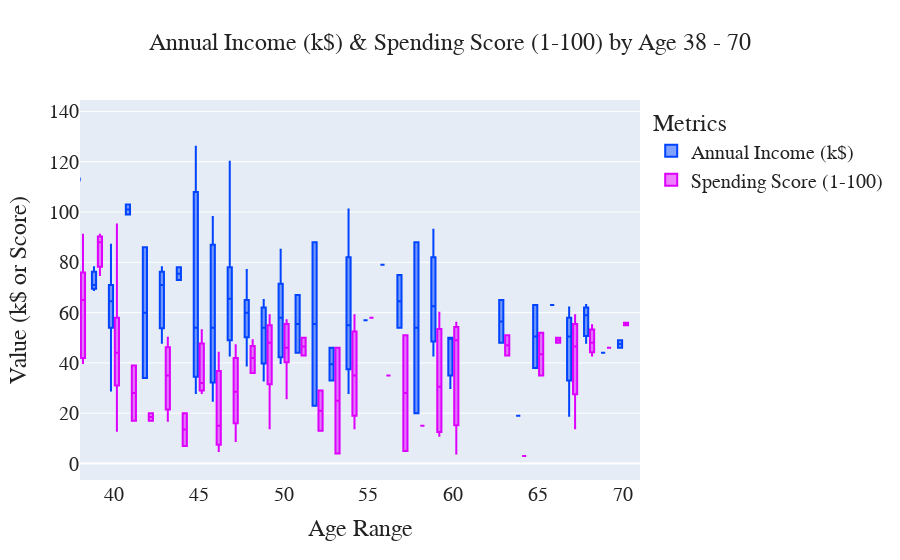

The notebook cell saved with this chart:
### Code cell
# Create an enhanced box plot
fig = px.box(
    data,
    x="Age",
    y=["Annual Income (k$)", "Spending Score (1-100)"],
    color="variable",
    range_x=(38, 71),
    color_discrete_sequence=["#0044FF", "#DE00FF"],
    title="Annual Income (k$) & Spending Score (1-100) by Age 38 - 70"
)

# Update layout for improved aesthetics
fig.update_layout(
    font=dict(family="PT Sans", size=20, color="#222222"),
    title=dict(
        text="Annual Income (k$) & Spending Score (1-100) by Age 38 - 70",
        font=dict(size=24),
        x=0.5
    ),
    xaxis_title="Age Range",
    yaxis_title="Value (k$ or Score)",
    legend_title_text="Metrics"
)

# Customize trace properties for marker style
fig.update_traces(
    marker=dict(
        size=6,
        symbol="circle-open",
        line=dict(width=1.5, color="#FFFFFF")
    )
)

# Display the plot
fig.show()

### Figure 1 — Plotly figure (JSON) as saved in the notebook; plotly's stock layout.template omitted (floating-point values rounded to 4 significant figures; data arrays with more than 128 entries replaced by an {"elided": "..."} marker saying what was removed)
{"data": [{"alignmentgroup": "True", "hovertemplate": "variable=Annual Income (k$)<br>Age=%{x}<br>value=%{y}<extra></extra>", "legendgroup": "Annual Income (k$)", "marker": {"color": "#0044FF", "line": {"color": "#FFFFFF", "width": 1.5}, "size": 6, "symbol": "circle-open"}, "name": "Annual Income (k$)", "notched": false, "offsetgroup": "Annual Income (k$)", "orientation": "v", "showlegend": true, "type": "box", "x": {"elided": "200 int values"}, "x0": " ", "xaxis": "x", "y": {"elided": "200 int values"}, "y0": " ", "yaxis": "y"}, {"alignmentgroup": "True", "hovertemplate": "variable=Spending Score (1-100)<br>Age=%{x}<br>value=%{y}<extra></extra>", "legendgroup": "Spending Score (1-100)", "marker": {"color": "#DE00FF", "line": {"color": "#FFFFFF", "width": 1.5}, "size": 6, "symbol": "circle-open"}, "name": "Spending Score (1-100)", "notched": false, "offsetgroup": "Spending Score (1-100)", "orientation": "v", "showlegend": true, "type": "box", "x": {"elided": "200 int values"}, "x0": " ", "xaxis": "x", "y": {"elided": "200 int values"}, "y0": " ", "yaxis": "y"}], "layout": {"autosize": true, "boxmode": "group", "font": {"color": "#222222", "family": "PT Sans", "size": 20}, "legend": {"title": {"text": "Metrics"}, "tracegroupgap": 0}, "title": {"font": {"size": 24}, "text": "Annual Income (k$) & Spending Score (1-100) by Age 38 - 70", "x": 0.5}, "xaxis": {"anchor": "y", "domain": [0, 1], "range": [38, 71], "title": {"text": "Age Range"}, "type": "linear"}, "yaxis": {"anchor": "x", "autorange": true, "domain": [0, 1], "range": [-6.556, 144.6], "title": {"text": "Value (k$ or Score)"}, "type": "linear"}}}
